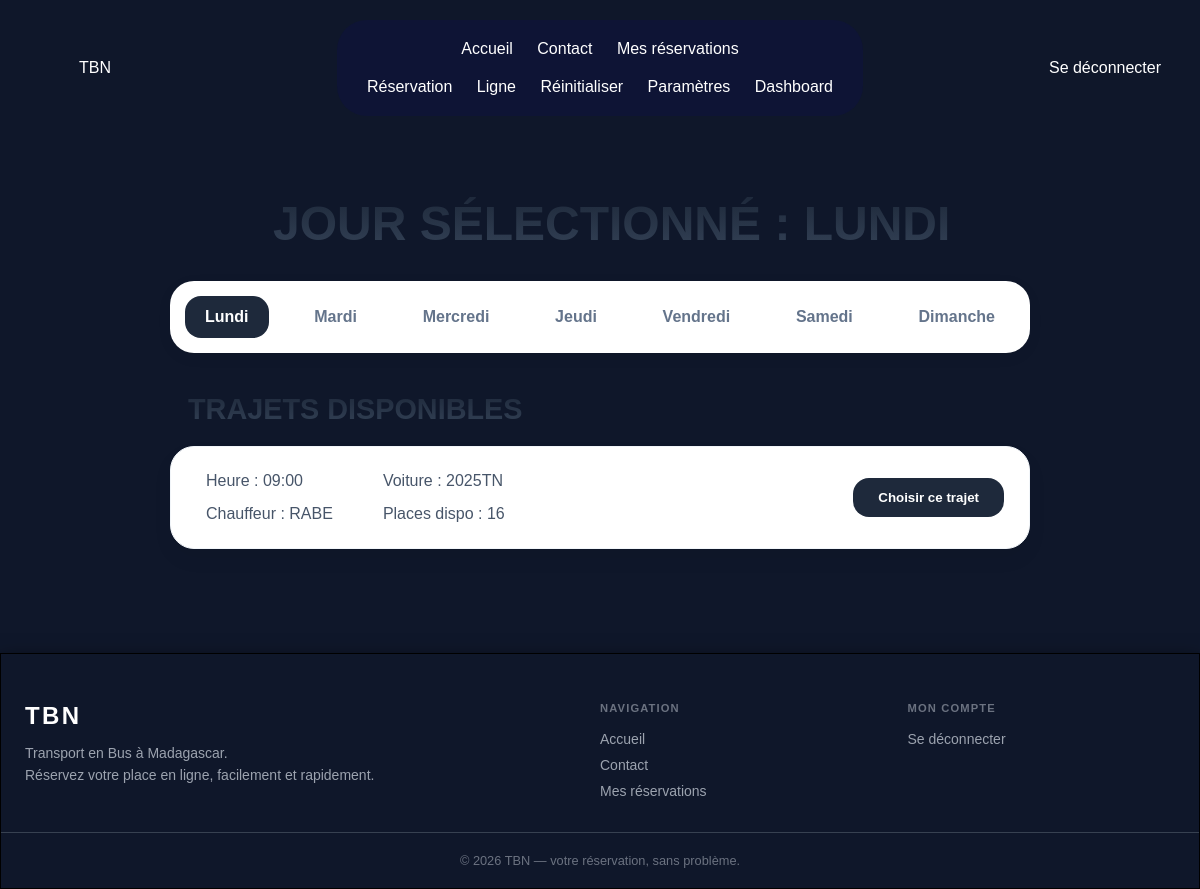
/Utilisateur/trajet.php?id=2 (signed in), run on the app's committed database.
### tables this page shows
CREATE TABLE IF NOT EXISTS `trajet` (
  `id_trajet` int NOT NULL AUTO_INCREMENT,
  `id_route` int DEFAULT NULL,
  `id_voiture` int DEFAULT NULL,
  `jour` varchar(20) DEFAULT NULL,
  `heure` time DEFAULT NULL,
  `places_disponibles` int DEFAULT NULL,
  `date_depart` datetime DEFAULT NULL,
  PRIMARY KEY (`id_trajet`),
  KEY `fk_trajet_route` (`id_route`),
  KEY `fk_trajet_voiture` (`id_voiture`)
);

CREATE TABLE IF NOT EXISTS `voiture` (
  `id_voiture` int NOT NULL AUTO_INCREMENT,
  `matricule` varchar(100) DEFAULT NULL,
  `chauffeur` varchar(100) DEFAULT NULL,
  `copilote` varchar(100) DEFAULT NULL,
  `nbr_place` int DEFAULT NULL,
  `created_at` timestamp NULL DEFAULT CURRENT_TIMESTAMP,
  PRIMARY KEY (`id_voiture`),
  UNIQUE KEY `matricule` (`matricule`)
);

### Utilisateur/trajet.php (the view, shortened to what this page needs)
<?php
include('../stockage/HeaderOption.php');
$conn = new mysqli('localhost', 'root', '', 'tbn');
$id_route = isset($_GET['id']) ? intval($_GET['id']) : 0;
$jour     = $_GET['jour'] ?? 'Lundi';
$jours_semaine = ['Lundi', 'Mardi', 'Mercredi', 'Jeudi', 'Vendredi', 'Samedi', 'Dimanche'];
?>
<head>
    <link rel="stylesheet" href="styletrajet.css">
</head>
<div class="trajet-wrapper">
    <h2 class="pro-title">
        <span class="sticker"></span> Jour sélectionné : <?= htmlspecialchars($jour) ?>
    </h2>
    <div class="day-selector">
        <?php foreach ($jours_semaine as $j): ?>
            <a href="?id=<?= $id_route ?>&jour=<?= $j ?>"
               class="day-link <?= ($jour === $j) ? 'active' : '' ?>">
                <?= $j ?>
            </a>
        <?php endforeach; ?>
    </div>
    <h3 class="pro-title" style="font-size: 1.8rem; text-align: left; margin-bottom: 20px;">
        <span class="sticker"></span> Trajets disponibles
    </h3>
    <?php
    $stmt = $conn->prepare("
        SELECT t.*, v.matricule, v.chauffeur
        FROM trajet t
        JOIN voiture v ON t.id_voiture = v.id_voiture
        WHERE t.id_route = ? AND t.jour = ?
        ORDER BY t.heure ASC
    ");
    $stmt->bind_param("is", $id_route, $jour);
    $stmt->execute();
    $result = $stmt->get_result();
    while ($row = $result->fetch_assoc()):
        $redirect  = "Utilisateur/trajet.php?id={$id_route}&jour={$jour}";
        if (isset($_SESSION['id_utilisateur'])) {
            $link      = "place.php?id_trajet=" . intval($row['id_trajet']);
            $text      = "Choisir ce trajet";
            $btn_class = "btn-connected";
        } else {
            $link      = "/Projet_L1/login.php?message=connexion_requise&redirect=" . urlencode($redirect);
            $text      = "Se connecter pour réserver";
            $btn_class = "btn-login";
        }
    ?>
    <div class="trajet-card">
        <div class="trajet-info">
            <div class="info-item">
                <span class="sticker"></span> Heure : <?= htmlspecialchars(substr($row['heure'], 0, 5)) ?>
            </div>
            <div class="info-item">
                <span class="sticker"></span> Voiture : <?= htmlspecialchars($row['matricule']) ?>
            </div>
            <div class="info-item">
                <span class="sticker"></span> Chauffeur : <?= htmlspecialchars($row['chauffeur']) ?>
            </div>
            <div class="info-item">
                <span class="sticker"></span> Places dispo : <?= intval($row['places_disponibles']-2) ?>
            </div>
        </div>
        <a href="<?= $link ?>">
            <button class="btn-reserve <?= $btn_class ?>"
                    <?= ($row['places_disponibles'] <= 0) ? 'disabled style="opacity:0.5;cursor:not-allowed;"' : '' ?>>
                <?= ($row['places_disponibles'] <= 0) ? 'Complet' : $text ?>
            </button>
        </a>
    </div>
    <?php endwhile; ?>
</div>
<?php include('../stockage/footer.php'); ?>

### stockage/header_footer.css (style rules this page uses)
* { margin: 0; box-sizing: border-box; }
body { background-color: #0f172A; font-family: Verdana, Geneva, Tahoma, sans-serif; color: white; }

### Utilisateur/styletrajet.css (style rules this page uses)
.pro-title { background: linear-gradient(180deg, #1e293b 0%, #334155 100%); -webkit-background-clip: text; -webkit-text-fill-color: transparent; font-weight: 900; text-transform: uppercase; font-size: 3rem; text-align: center; margin-bottom: 30px; }
.trajet-wrapper { max-width: 900px; margin: 40px auto; padding: 20px; }
.day-selector { display: flex; flex-direction: row; justify-content: space-between; gap: 8px; margin-bottom: 40px; background: #ffffff; width: 100%; padding: 15px; border-radius: 1.5rem; box-shadow: 0 4px 15px rgba(0,0,0,0.05); overflow-x: auto; }
.day-link { text-decoration: none; padding: 12px 20px; border-radius: 1rem; font-weight: 700; color: #64748b; }
.day-link.active { background: #1e293b; color: #fff; }
.trajet-card { background: #fff; border-radius: 1.5rem; padding: 25px; margin-bottom: 20px; display: flex; justify-content: space-between; align-items: center; box-shadow: 0 10px 20px rgba(0,0,0,0.05); border: 1px solid #f1f5f9; }
.trajet-info { display: grid; grid-template-columns: 1fr 1fr; gap: 15px 40px; }
.info-item { font-size: 1rem; color: #475569; display: flex; align-items: center; }
.btn-reserve { padding: 12px 25px; border-radius: 1rem; border: none; font-weight: 800; cursor: pointer; }
.btn-connected { background: #1e293b; color: white; transition: 0.5s }

### data on the page
trajet: heure "09:00", id_voiture.matricule "2025TN", id_voiture.chauffeur "RABE", $row['places_disponibles']-2 "16", text "Choisir ce trajet"

### other printed values
$jour "LUNDI"
$j "Lundi"
$j "Mardi"
$j "Mercredi"
$j "Jeudi"
$j "Vendredi"
$j "Samedi"
$j "Dimanche"
